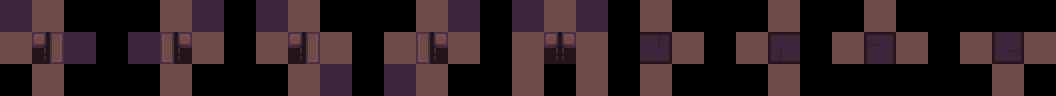

This is a level from a 2D game, rendered from its Tiled map with the project's own tilesets. A one-line summary and the complete map file follow:
An orthogonal 33x3 tile map with 32x32 px tiles, 3 tile layers (regions, input_types, output_ground).

<map version="1.2" tiledversion="2019.03.13" orientation="orthogonal" renderorder="right-down" width="33" height="3" tilewidth="32" tileheight="32" infinite="0" nextlayerid="49" nextobjectid="1">
 <tileset firstgid="1" source="../tiles/DungeonTileset.tsx" />
 <layer id="46" name="regions" width="33" height="3">
  <data encoding="csv">
80,70,0,0,0,70,80,0,80,70,0,0,0,70,80,0,80,70,80,0,70,0,0,0,70,0,0,70,0,0,0,0,0,
70,70,80,0,80,70,70,0,70,70,70,0,70,70,70,0,70,70,70,0,80,70,0,70,80,0,70,80,70,0,70,80,70,
0,70,0,0,0,70,0,0,0,70,80,0,80,70,0,0,70,0,70,0,70,0,0,0,70,0,0,0,0,0,0,70,0
</data>
 </layer>
 <layer id="47" name="input_types" width="33" height="3">
  <data encoding="csv">
80,70,0,0,0,70,80,0,80,70,0,0,0,70,80,0,80,70,80,0,70,0,0,0,70,0,0,70,0,0,0,0,0,
70,70,80,0,80,70,70,0,70,70,70,0,70,70,70,0,70,70,70,0,80,70,0,70,80,0,70,80,70,0,70,80,70,
0,70,0,0,0,70,0,0,0,70,80,0,80,70,0,0,70,0,70,0,70,0,0,0,70,0,0,0,0,0,0,70,0
</data>
 </layer>
 <layer id="48" name="output_ground" width="33" height="3">
  <data encoding="csv">
0,0,0,0,0,0,0,0,0,0,0,0,0,0,0,0,0,0,0,0,0,0,0,0,0,0,0,0,0,0,0,0,0,
0,48,0,0,0,47,0,0,0,48,0,0,0,47,0,0,0,49,0,0,76,0,0,0,77,0,0,75,0,0,0,67,0,
0,0,0,0,0,0,0,0,0,0,0,0,0,0,0,0,0,0,0,0,0,0,0,0,0,0,0,0,0,0,0,0,0
</data>
 </layer>
</map>
